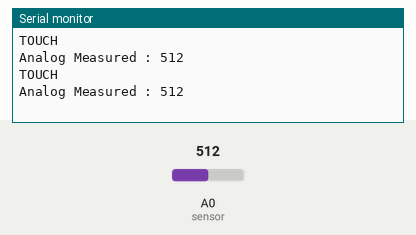
A sketch run on a simulated Arduino Uno, built with avr-gcc and run on an emulated ATmega328P. On the bench: the last lines printed to the serial monitor. The test bench sets the inputs (shaded band); at power-on: A0 (sensor) = 512.

Above: at 1.2 s.
1.3 s: A0 (sensor) set to 0
At 2.8 s:
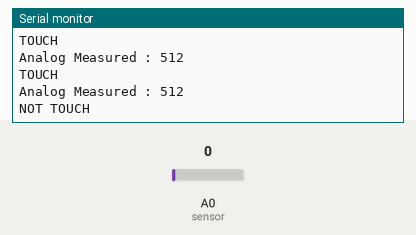
4.3 s: A0 (sensor) set to 122
At 5.4 s:
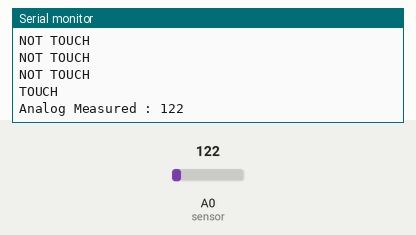

The sketch:

spec1.ino
```cpp
#define sensor A0
#define touch 1

void setup() {
  // put your setup code here, to run once:
  pinMode(sensor, INPUT);
  Serial.begin(9600);
}

void loop() {
  // put your main code here, to run repeatedly:
  int digitaltouch;
  int analogtouch;
  //Serial.println("Ready");
  if (analogRead(sensor)>0)
  {
    Serial.println("TOUCH");
    Serial.print("Analog Measured : ");
    Serial.println(analogRead(sensor));
  }
  else
  {
    Serial.println("NOT TOUCH");
  }
  delay(1000);

}
```

Measured:
- after the input at 1.3 s, the serial monitor: prints a new line after 0.70 s (image 1)
- after the input at 4.3 s, the serial monitor: prints a new line after 0.70 s (image 2)
